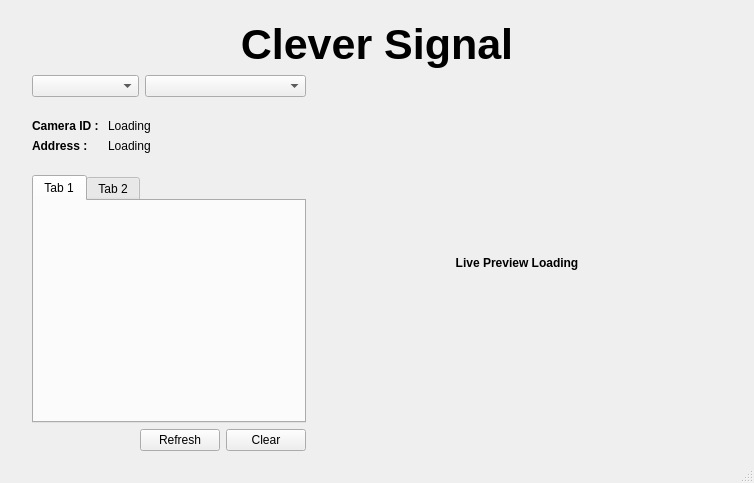
<?xml version="1.0" encoding="UTF-8"?>
<ui version="4.0">
 <class>MainWindow</class>
 <widget class="QMainWindow" name="MainWindow">
  <property name="geometry">
   <rect>
    <x>0</x>
    <y>0</y>
    <width>754</width>
    <height>483</height>
   </rect>
  </property>
  <property name="contextMenuPolicy">
   <enum>Qt::DefaultContextMenu</enum>
  </property>
  <property name="windowTitle">
   <string>Clever Signal</string>
  </property>
  <widget class="QWidget" name="centralwidget">
   <layout class="QVBoxLayout" name="verticalLayout_2">
    <property name="leftMargin">
     <number>32</number>
    </property>
    <property name="topMargin">
     <number>20</number>
    </property>
    <property name="rightMargin">
     <number>32</number>
    </property>
    <property name="bottomMargin">
     <number>10</number>
    </property>
    <item>
     <widget class="QLabel" name="label">
      <property name="font">
       <font>
        <pointsize>32</pointsize>
        <weight>75</weight>
        <bold>true</bold>
        <underline>false</underline>
       </font>
      </property>
      <property name="text">
       <string>Clever Signal</string>
      </property>
      <property name="alignment">
       <set>Qt::AlignCenter</set>
      </property>
     </widget>
    </item>
    <item>
     <layout class="QHBoxLayout" name="horizontalLayout_3" stretch="2,3">
      <item>
       <layout class="QVBoxLayout" name="verticalLayout">
        <item>
         <layout class="QHBoxLayout" name="horizontalLayout_2" stretch="2,3">
          <item>
           <widget class="QComboBox" name="camera_group"/>
          </item>
          <item>
           <widget class="QComboBox" name="cam_selector">
            <property name="enabled">
             <bool>true</bool>
            </property>
            <property name="editable">
             <bool>false</bool>
            </property>
            <property name="currentText">
             <string/>
            </property>
            <property name="currentIndex">
             <number>-1</number>
            </property>
            <property name="maxVisibleItems">
             <number>5</number>
            </property>
           </widget>
          </item>
         </layout>
        </item>
        <item>
         <layout class="QFormLayout" name="formLayout">
          <property name="topMargin">
           <number>16</number>
          </property>
          <property name="bottomMargin">
           <number>16</number>
          </property>
          <item row="0" column="0">
           <widget class="QLabel" name="cam_id_label">
            <property name="font">
             <font>
              <weight>75</weight>
              <bold>true</bold>
             </font>
            </property>
            <property name="text">
             <string>Camera ID : </string>
            </property>
           </widget>
          </item>
          <item row="0" column="1">
           <widget class="QLabel" name="cam_id">
            <property name="text">
             <string>Loading</string>
            </property>
           </widget>
          </item>
          <item row="1" column="0">
           <widget class="QLabel" name="address_label">
            <property name="font">
             <font>
              <weight>75</weight>
              <bold>true</bold>
             </font>
            </property>
            <property name="text">
             <string>Address : </string>
            </property>
           </widget>
          </item>
          <item row="1" column="1">
           <widget class="QLabel" name="address">
            <property name="text">
             <string>Loading</string>
            </property>
           </widget>
          </item>
         </layout>
        </item>
        <item>
         <widget class="QTabWidget" name="log_tabwidget">
          <property name="minimumSize">
           <size>
            <width>0</width>
            <height>200</height>
           </size>
          </property>
          <property name="tabShape">
           <enum>QTabWidget::Rounded</enum>
          </property>
          <property name="currentIndex">
           <number>0</number>
          </property>
          <property name="documentMode">
           <bool>false</bool>
          </property>
          <property name="movable">
           <bool>true</bool>
          </property>
          <property name="tabBarAutoHide">
           <bool>true</bool>
          </property>
          <widget class="QWidget" name="tab_1">
           <property name="accessibleName">
            <string/>
           </property>
           <attribute name="title">
            <string>Tab 1</string>
           </attribute>
          </widget>
          <widget class="QWidget" name="tab_2">
           <attribute name="title">
            <string>Tab 2</string>
           </attribute>
          </widget>
         </widget>
        </item>
        <item>
         <layout class="QHBoxLayout" name="horizontalLayout">
          <item>
           <spacer name="horizontalSpacer">
            <property name="orientation">
             <enum>Qt::Horizontal</enum>
            </property>
            <property name="sizeHint" stdset="0">
             <size>
              <width>158</width>
              <height>20</height>
             </size>
            </property>
           </spacer>
          </item>
          <item>
           <widget class="QPushButton" name="refresh_button">
            <property name="text">
             <string>Refresh</string>
            </property>
           </widget>
          </item>
          <item>
           <widget class="QPushButton" name="clear_button">
            <property name="text">
             <string>Clear</string>
            </property>
           </widget>
          </item>
         </layout>
        </item>
       </layout>
      </item>
      <item>
       <widget class="QLabel" name="live_preview">
        <property name="minimumSize">
         <size>
          <width>300</width>
          <height>0</height>
         </size>
        </property>
        <property name="font">
         <font>
          <weight>75</weight>
          <bold>true</bold>
         </font>
        </property>
        <property name="text">
         <string>Live Preview Loading</string>
        </property>
        <property name="alignment">
         <set>Qt::AlignCenter</set>
        </property>
       </widget>
      </item>
     </layout>
    </item>
   </layout>
  </widget>
  <widget class="QStatusBar" name="statusBar"/>
 </widget>
 <resources/>
 <connections/>
</ui>
